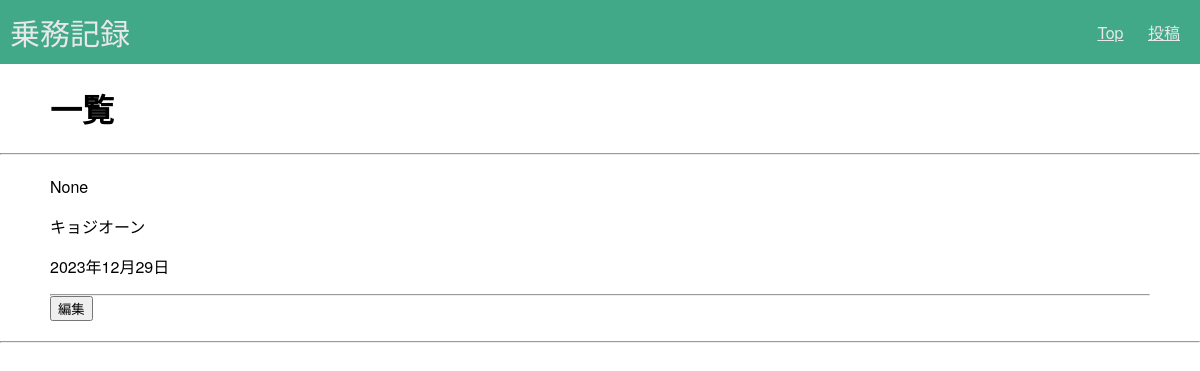
The app's page /, older data.
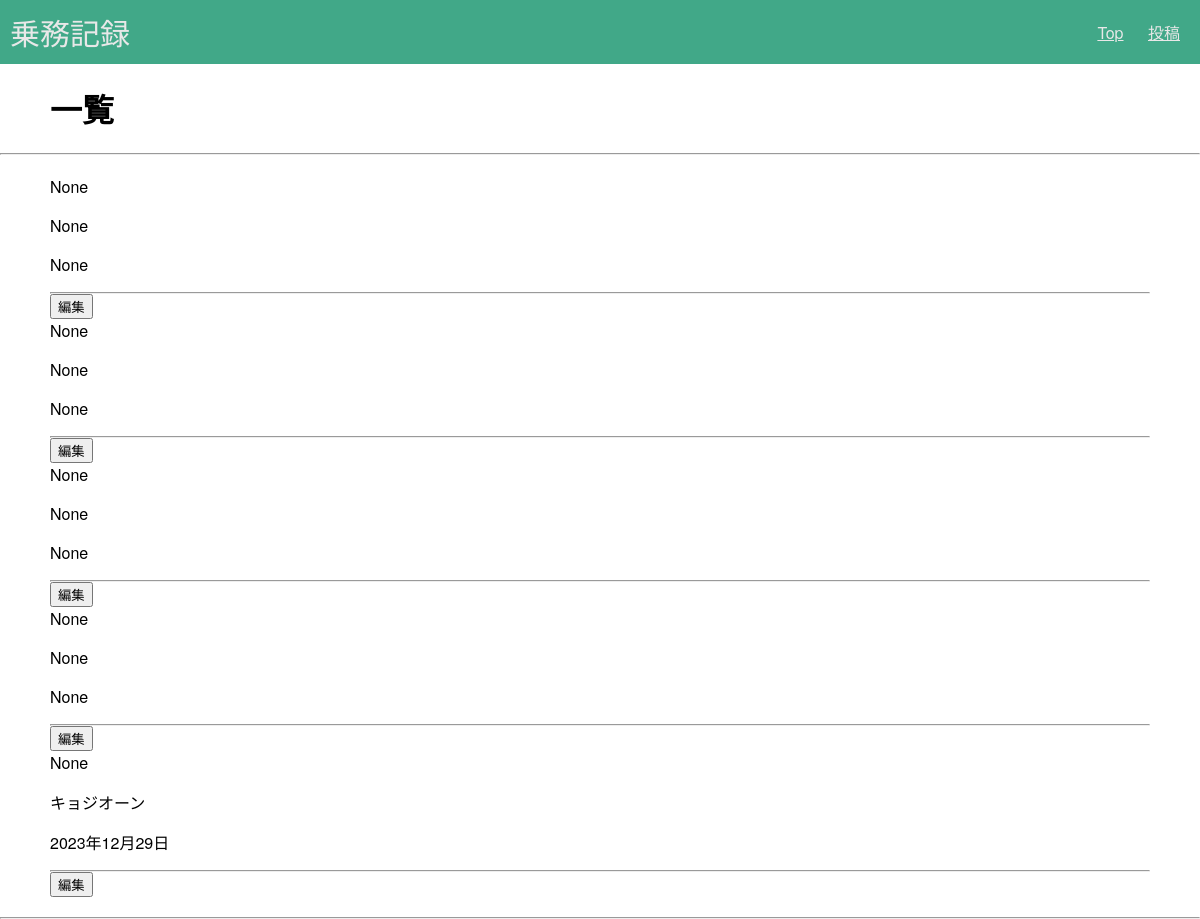
The same page, newer data.
### daily_report/models.py (models this page shows, shortened)
class Article(models.Model):
    class Meta(object):
        db_table = 'posts'
    day = models.DateField('稼働日',blank=True, null=True)
    name = models.CharField('運転者名', max_length=20, blank=True, null=True)
    car_number = models.CharField('車両No', max_length=10, blank=True, null=True)
    weather = models.CharField('天気', max_length=5, blank=True, null=True)
    start = models.TimeField('始業時間',blank=True, null=True)
    end = models.TimeField('終業時間',blank=True, null=True)
    oiling = models.IntegerField('給油',blank=True, null=True)
    oiling2 = models.IntegerField('給油',blank=True, null=True)
    oil = models.IntegerField('オイル',blank=True, null=True)
    text = models.CharField(verbose_name='備考欄', max_length=255, blank=True, null=True)
    created_at = models.DateField(verbose_name='作成日', default=timezone.now, blank=True, null=True)

### daily_report/views.py (the view)
class IndexView(View):
    def get(self,request, *args, **kwargs):
        queryset = Article.objects.all().order_by('-created_at')
        return render(request, 'daily_report/post.html', {'posts': queryset})

### daily_report/templates/daily_report/post.html (shortened to what this page needs)
{% extends "daily_report/base.html" %}
{% block title %}一覧{% endblock %}
{% block content %}
    {% for post in posts %}
    <div class="post">
        {{ post.car_number }}
        <p class="name">{{ post.name }}</p>
        <p class="day">{{ post.day }}</p>
        <hr>
    </div>
    <button onclick="location.href='edit'">編集</button>
    {% endfor %}
{% endblock %}

### daily_report/templates/daily_report/base.html (shortened to what this page needs)
{% load static %}
<!DOCTYPE html>
<html>
<head>
    <link rel="stylesheet" href="{% static 'daily_report/base.css' %}">
</head>
<body>
<nav>
    <p class="site-name">乗務記録</p>
    <ul>
        <li><a href="{% url 'index' %}">Top</a></li>
        <li><a href="{% url 'write' %}">投稿</a></li>
    </ul>
</nav>
<div class="title">
    <h1>{% block title %}{% endblock %}</h1>
</div>
<hr>
<div class="content">
    {% block content%}{% endblock %}
</div>
<hr>
</body>
</html>

### daily_report/static/daily_report/base.css (style rules this page uses)
html, body { font-family: "Helvetica Neue", Helvetica, Arial, sans-serif; }
body, h1, hr { margin: 0px; }
a { color: #e8e8e8; }
nav p { margin: 0px; font-size: 30px; }
nav { padding: 10px 10px; color: #e8e8e8; background-color: #41a888; }
nav .site-name { display: inline-block; }
nav ul { margin: 0px; padding: 0px; float: right; }
nav ul li { padding: 10px; display: inline-block; }
.title { margin: 21px 50px; }
.content { margin: 20px 50px; }

Row changes from the older to the newer data that the page shows:
added Article: car_number "None", name "None", day "None"
added Article: car_number "None", name "None", day "None"
added Article: car_number "None", name "None", day "None"
added Article: car_number "None", name "None", day "None"
